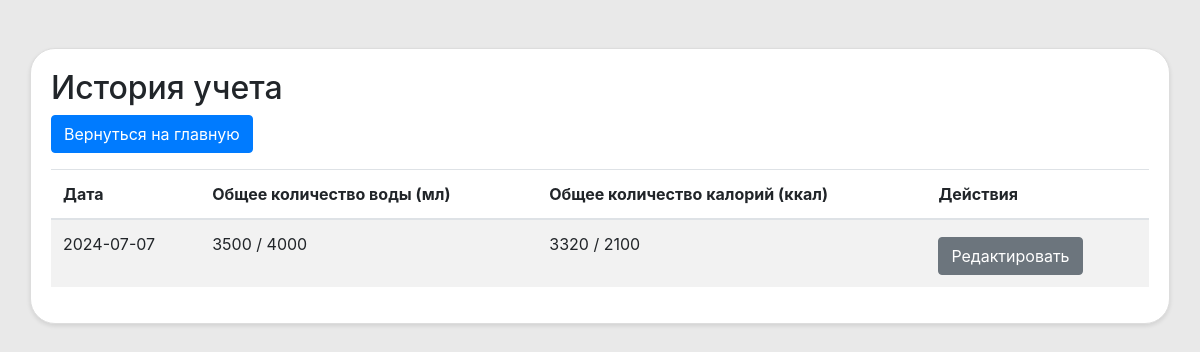
Before: /history with the older database file.
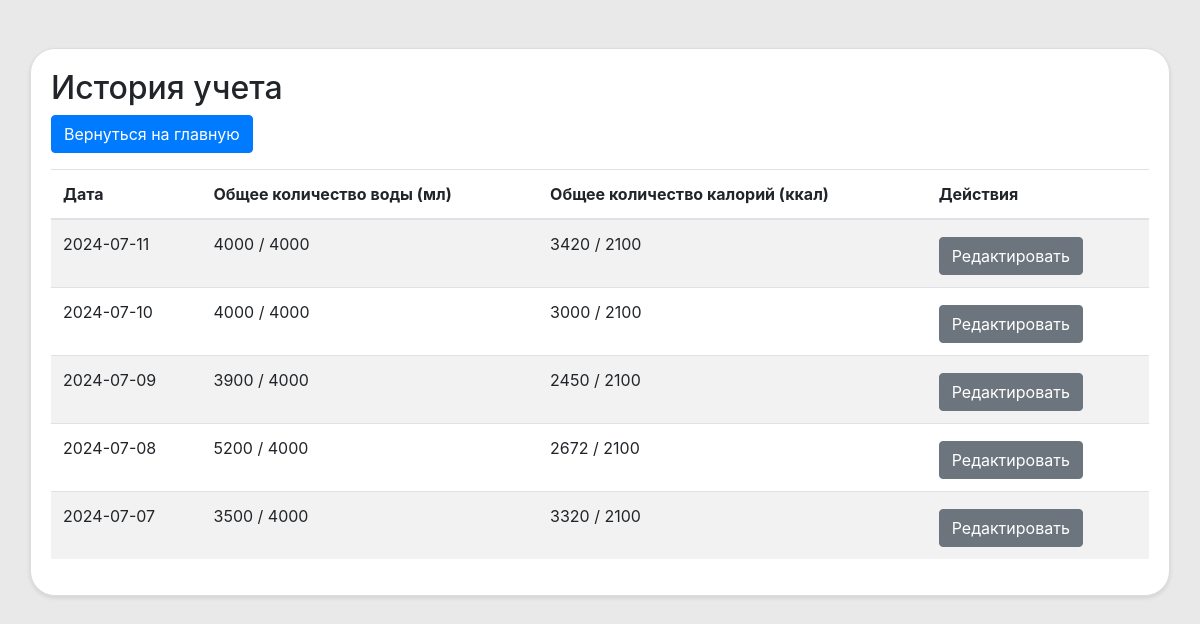
After: the same page with the newer database file.
### main.py (models this page shows)
class History(db.Model):
    id = db.Column(db.Integer, primary_key=True)  # Уникальный идентификатор
    date = db.Column(db.Date, default=datetime.now(timezone.utc).date)  # Дата записи
    total_water = db.Column(db.Integer, default=0)  # Общее количество выпитой воды
    total_calories = db.Column(db.Integer, default=0)  # Общее количество потребленных калорий

### main.py (the view)
@app.route('/history')
def history():
    history_records = History.query.order_by(History.date.desc()).all()  # Получение всех записей из истории, отсортированных по дате
    return render_template('history.html', history_records=history_records)

### templates/history.html (shortened to what this page needs)
<!DOCTYPE html>
<html lang="en">
<head>
    <link href="https://stackpath.bootstrapcdn.com/bootstrap/4.3.1/css/bootstrap.min.css" rel="stylesheet">
    <link rel="stylesheet" href="{{ url_for('static', filename='styles.css') }}">
</head>
<body>
    <div class="container mt-5">
        <h2>История учета</h2>
        <a href="{{ url_for('index') }}" class="btn btn-primary mb-3">Вернуться на главную</a>
        <table class="table table-striped">
            <thead>
                <tr>
                    <th>Дата</th>
                    <th>Общее количество воды (мл)</th>
                    <th>Общее количество калорий (ккал)</th>
                    <th>Действия</th>
                </tr>
            </thead>
            <tbody>
                {% for record in history_records %}
                <tr>
                    <td>{{ record.date }}</td>
                    <td>{{ record.total_water }} / 4000</td>
                    <td>{{ record.total_calories }} / 2100</td>
                    <td>
                        <a href="{{ url_for('edit_history', history_id=record.id) }}" class="btn btn-secondary">Редактировать</a>
                    </td>
                </tr>
                {% endfor %}
            </tbody>
        </table>
    </div>
</body>
</html>

### static/css/styles.css (style rules this page uses)
body { background-color: #e9e9e9; }
.mt-5 { background-color: #ffffff; padding: 20px; border: 1px solid #ddd; border-radius: 25px; box-shadow: 0 2px 4px rgba(0, 0, 0, 0.1); margin-bottom: 20px; }
.btn-secondary { margin-right: 5px; margin-top: 5px; }

Changed rows visible on the page:
added History: date "2024-07-11", total_water "4000", total_calories "3420"
added History: date "2024-07-10", total_water "4000", total_calories "3000"
added History: date "2024-07-09", total_water "3900", total_calories "2450"
added History: date "2024-07-08", total_water "5200", total_calories "2672"
